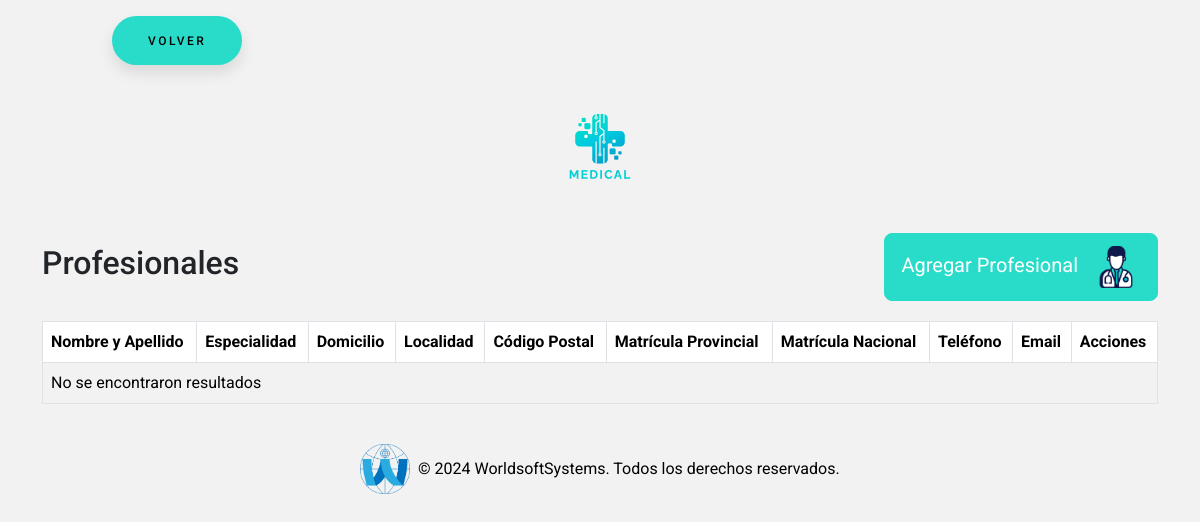
The page /crearProf/crearProf.php (signed in) on the database as committed earlier.
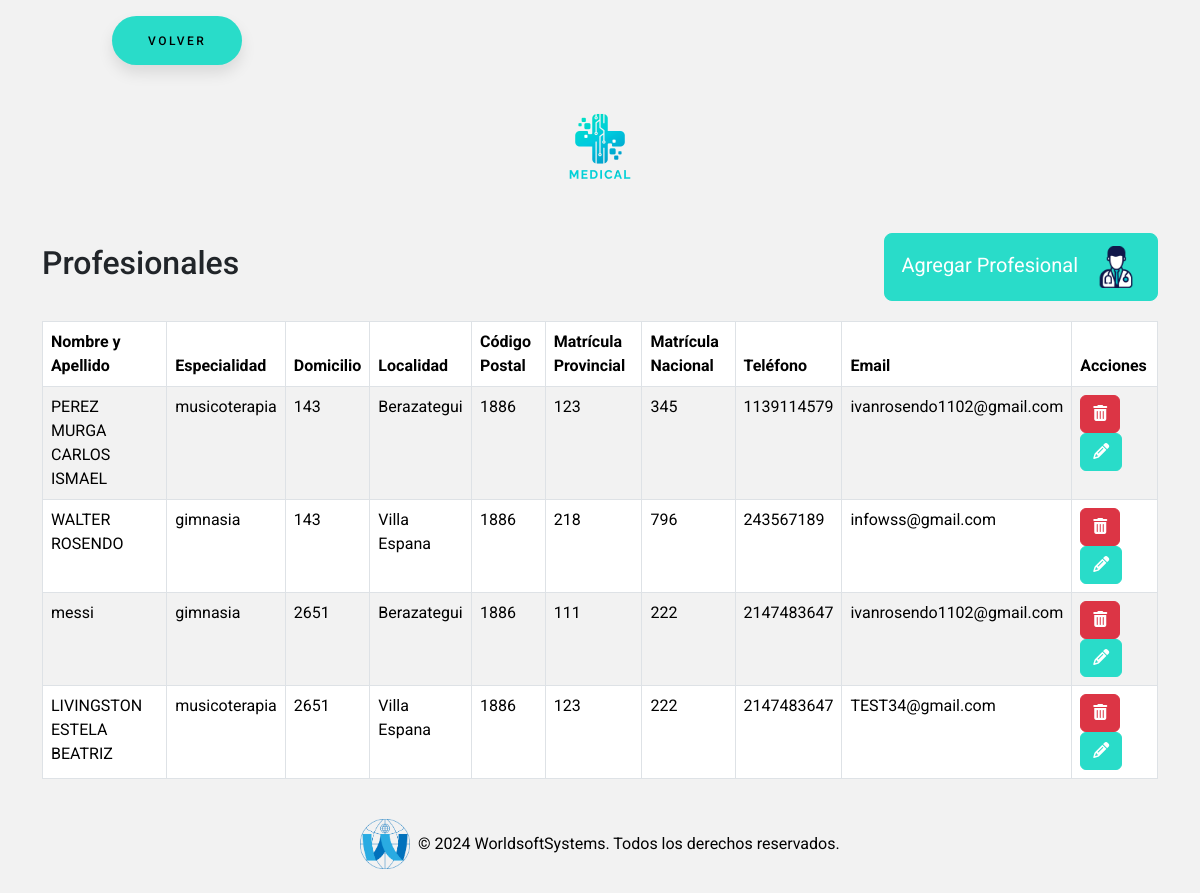
The same page on the database as committed later.
### tables this page shows
CREATE TABLE `profesional` (
  `id_prof` int(11) NOT NULL,
  `nombreYapellido` varchar(255) NOT NULL,
  `id_especialidad` int(11) NOT NULL,
  `domicilio` varchar(255) NOT NULL,
  `localidad` varchar(255) NOT NULL,
  `codigo_pos` varchar(255) NOT NULL,
  `matricula_p` varchar(255) NOT NULL,
  `matricula_n` varchar(255) NOT NULL,
  `telefono` int(255) NOT NULL,
  `email` varchar(255) NOT NULL
);

CREATE TABLE `especialidad` (
  `id_especialidad` int(11) NOT NULL,
  `desc_especialidad` varchar(255) NOT NULL
);

### crearProf/crearProf.php (the view, shortened to what this page needs)
<?php
require_once "../conexion.php";
$sql = "SELECT p.id_prof, p.nombreYapellido, e.id_especialidad, e.desc_especialidad, p.domicilio, p.localidad, p.codigo_pos, p.matricula_p, p.matricula_n, p.telefono, p.email
        FROM profesional p
        JOIN especialidad e ON p.id_especialidad = e.id_especialidad";
$result = $conn->query($sql);
?>
<!DOCTYPE html>
<html lang="es">
<head>
    <link href="https://cdn.jsdelivr.net/npm/bootstrap@5.3.3/dist/css/bootstrap.min.css" rel="stylesheet"
>
    <link rel="stylesheet" href="https://cdnjs.cloudflare.com/ajax/libs/font-awesome/6.5.2/css/all.min.css"
 />
    <link rel="stylesheet" href="../estilos/styleGeneral.css">
    <link rel="stylesheet" href="../estilos/styleBotones.css">
</head>
<body>
    <button class="button" style="vertical-align:middle; margin-left:7rem"
        onclick="window.location.href = '../seccionAjustes/ajustes.php';">
        <span>VOLVER</span>
    </button>
    <div class="text-center my-4">
        <img src="../img/logo.png" alt="Logo MEDICAL" class="img-fluid" style="max-width: 120px;">
    </div>
    <div class="container">
        <div class="title-container">
            <h2>Profesionales</h2>
            <button type="button" class="btn btn-custom btn-lg" data-bs-toggle="modal"
                data-bs-target="#agregarProfesional">
                Agregar Profesional <img src="../img/iconoCrearProf.png" alt="Icono Crear Profesional"
                    style="width: 50px; height: 50px; margin-left: 8px;">
            </button>
        </div>
        <table class="table table-striped table-bordered">
            <thead class="thead-dark">
                <tr>
                    <th>Nombre y Apellido</th>
                    <th>Especialidad</th>
                    <th>Domicilio</th>
                    <th>Localidad</th>
                    <th>Código Postal</th>
                    <th>Matrícula Provincial</th>
                    <th>Matrícula Nacional</th>
                    <th>Teléfono</th>
                    <th>Email</th>
                    <th>Acciones</th>
                </tr>
            </thead>
            <tbody>
                <?php
                if ($result->num_rows > 0) {
                    while ($row = $result->fetch_assoc()) {
                        echo "<tr>
                <td>" . $row["nombreYapellido"] . "</td>
                <td>" . $row["desc_especialidad"] . "</td>
                <td>" . $row["domicilio"] . "</td>
                <td>" . $row["localidad"] . "</td>
                <td>" . $row["codigo_pos"] . "</td>
                <td>" . $row["matricula_p"] . "</td>
                <td>" . $row["matricula_n"] . "</td>
                <td>" . $row["telefono"] . "</td>
                <td>" . $row["email"] . "</td>
                <td>
                    <button type='button' class='btn btn-danger' onclick=\"if(confirm('¿Estás seguro de que deseas eliminar este profesional?')){ window.location.href='{$_SERVER['PHP_SELF']}?eliminar=" . $row['id_prof'] . "'; }\"><i class='fas fa-trash-alt'></i></button>
                    <button type='button' class='btn btn-custom-editar' onclick='editarProfesional(" . json_encode($row) . ")'><i class='fas fa-pencil-alt'></i></button>
                </td>
            </tr>";
                    }
                } else {
                    echo "<tr><td colspan='10'>No se encontraron resultados</td></tr>";
                }
                ?>
            </tbody>
        </table>
    </div>
    <footer class="bg-dark text-white text-center py-4 mt-auto">
        <div class="container">
            <div class="row justify-content-center">
                <div class="col-md-12 footer-logo-text">
                    <img src="../img/logoWSS.png" alt="Logo" class="img-fluid" style="max-height: 50px;">
                    <p class="mb-0">&copy; 2024 WorldsoftSystems. Todos los derechos reservados.</p>
                </div>
            </div>
        </div>
    </footer>
</body>
</html>

### estilos/styleGeneral.css (style rules this page uses)
:root { --primary-color: #29dcc9; }
body, html { background-color: #f2f2f2 !important; font-family: 'Roboto', sans-serif; }
.footer-logo-text { display: flex; align-items: center; justify-content: center; color: #000; }
footer.bg-dark { background-color: transparent !important; padding-top: 10rem; }
.footer-logo-text img { margin-right: 0.5rem; }

### estilos/styleBotones.css (style rules this page uses)
:root { --primary-color: #29dcc9; }
.title-container { display: flex; align-items: center; justify-content: space-between; margin-bottom: 20px; }
.btn-custom { background-color: var(--primary-color) !important; border-color: var(--primary-color) !important; color: white !important; }
.btn-custom-editar { background-color: var(--primary-color) !important; border-color: var(--primary-color) !important; color: white !important; }
.button { padding: 1.3em 3em; font-size: 12px; text-transform: uppercase; letter-spacing: 2.5px; font-weight: 500; color: #000; background-color: var(--primary-color) !important; border-color: var(--primary-color) !important; border: none; border-radius: 45px; box-shadow: 0px 8px 15px rgba(0, 0, 0, 0.1); transition: all 0.3s ease 0s; cursor: pointer; outline: none; margin-top: 1rem; }

Rows that differ between the two databases and show on the page:
added profesional: nombreYapellido "PEREZ MURGA CARLOS ISMAEL", id_especialidad.desc_especialidad "musicoterapia", domicilio "143", localidad "Berazategui", codigo_pos "1886", matricula_p "123", matricula_n "345", telefono "1139114579", email "ivanrosendo1102@gmail.com"
added profesional: nombreYapellido "WALTER ROSENDO", id_especialidad.desc_especialidad "gimnasia", domicilio "143", localidad "Villa Espana", codigo_pos "1886", matricula_p "218", matricula_n "796", telefono "243567189", email "infowss@gmail.com"
added profesional: nombreYapellido "messi", id_especialidad.desc_especialidad "gimnasia", domicilio "2651", localidad "Berazategui", codigo_pos "1886", matricula_p "111", matricula_n "222", telefono "2147483647", email "ivanrosendo1102@gmail.com"
added profesional: nombreYapellido "LIVINGSTON ESTELA BEATRIZ", id_especialidad.desc_especialidad "musicoterapia", domicilio "2651", localidad "Villa Espana", codigo_pos "1886", matricula_p "123", matricula_n "222", telefono "2147483647", email "TEST34@gmail.com"
Other text that changed with them:
text no longer shown: "No se encontraron resultados"
